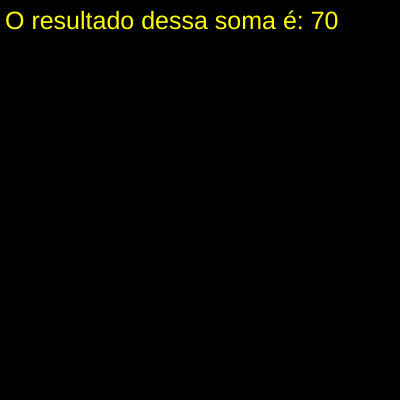
Frame 1 (no input)
Frame 60 (no input): identical to frame 1, image omitted
Frame 120 (the mouse pressed at the canvas centre since frame 60): identical to frame 1, image omitted

The p5.js sketch that drew this single still picture (run headless with seeded random() and noise() and a simulated clock; from frame 60 on, the mouse is pressed at the canvas centre):

// p5.js sketch
// ── sketch.js
function somarNumeros(){
  let numero1 = 10;
  let numero2 = 60;
  let resultado = numero1 + numero2;
  console.log(resultado);
  texto = 'O resultado dessa soma é: ' + resultado;
  textSize(25);
  fill("yellow")
  text(texto, 5,10,350,150);
   
}

function setup() {
  createCanvas(400, 400);
}

function draw() {
  background(0);
  somarNumeros();
}
